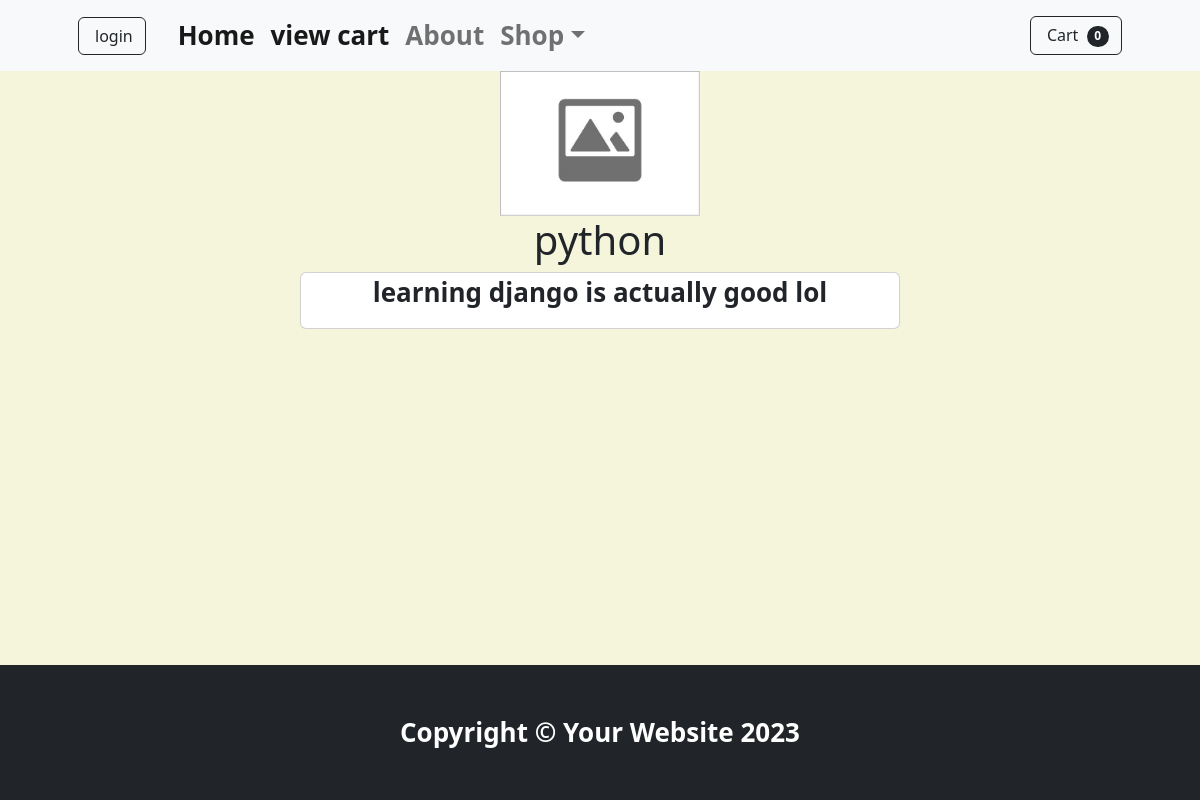
/testapp/post_details/6, run on an earlier commit of the app's database.
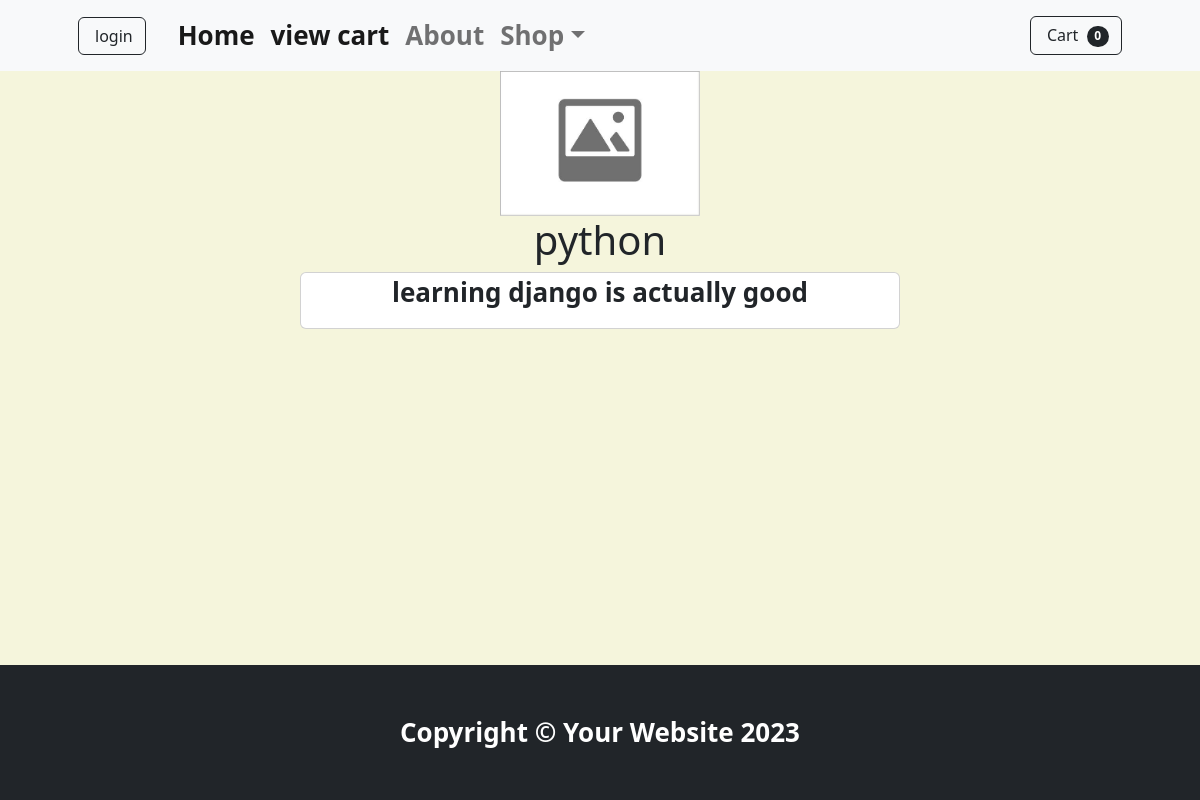
And on a later commit of the database.
### testapp/models.py (models this page shows, shortened)
class Post(models.Model):
    title=models.CharField(max_length=200)
    content=models.TextField()
    created_at=models.DateTimeField(auto_now_add=True)
    image = models.ImageField(upload_to='images/',default='default.jpg')

### testapp/views.py (the view)
# urls.py: path('post_details/<str:id>',views.post_details,name='post_details'),
def post_details(request,id):
    post=Post.objects.get(pk=id)
    data= {
        'post':post
    }
    return render(request,'testapp/post_details.html',data)

### testapp/templates/testapp/post_details.html (shortened to what this page needs)
{% extends 'shopbase.html' %}
{% block content %}
<div class="w-50 mx-auto">
    <div class="d-flex justify-content-center align-items-center">
        <img class="" src="{{post.image.url}}" alt="" width="200">
    </div>
</div>
<div class="w-50 mx-auto">
    <h1 class="text-center">{{post.title}}</h1>
</div>
<div class="card w-50 mx-auto">
        <p class="text-center">{{post.content}}</p>
</div>
{% endblock content %}

### templates/shopbase.html (shortened to what this page needs)
{% include "navbar.html" %}
<main>
{% block content %}{% endblock content %}
</main>
    <footer class="py-5 bg-dark">
        <div class="container"><p class="m-0 text-center text-white">Copyright &copy; Your Website 2023</p></div>
    </footer>

### templates/navbar.html (shortened to what this page needs)
{% extends "layout.html" %}
{% load static %}
{% block customstyle %}<link rel="stylesheet" href="{% static 'css/shopstyles.css' %}"> {% endblock customstyle %}
{% block content %}
        <nav class="navbar navbar-expand-lg navbar-light bg-light">
            <div class="container px-4 px-lg-5">
                {% if request.user.is_authenticated %}
                <a href="{% url 'logoutpage' %}"
                class="btn btn-outline-dark d-inline-flex align-items-center">
                <i class="bi-cart-fill me-1"></i>
                    logout
                </a>
                {% else %}
                <a href="{% url 'loginpage' %}"
                class="btn btn-outline-dark d-inline-flex align-items-center">
                    login
                </a>
                {% endif %}
                <div class="collapse navbar-collapse" id="navbarSupportedContent">
                    <ul class="navbar-nav me-auto mb-2 mb-lg-0 ms-lg-4">
                        <li class="nav-item"><a class="nav-link active" aria-current="page" href="{% url 'home' %}">Home</a></li>
                        <li class="nav-item"><a class="nav-link active" aria-current="page" href="{% url 'cart' %}">view cart</a></li>
                        <li class="nav-item"><a class="nav-link" href="#!">About</a></li>
                        <li class="nav-item dropdown">
                            <a class="nav-link dropdown-toggle" id="navbarDropdown" href="#" role="button" data-bs-toggle="dropdown" aria-expanded="false">Shop</a>
                        </li>
                    </ul>
                    <form class="d-flex">
                        <button class="btn btn-outline-dark" type="submit">
                            Cart
                            <span class="badge bg-dark text-white ms-1 rounded-pill">0</span>
                        </button>
                    </form>
                </div>
            </div>
        </nav>
{% endblock content %}

### templates/layout.html (shortened to what this page needs)
<!DOCTYPE html>
{% load static %}
<html lang="en">
<head>
    <link href="https://cdn.jsdelivr.net/npm/bootstrap@5.3.7/dist/css/bootstrap.min.css" rel="stylesheet">
    {% block customstyle %}{% endblock customstyle %}
    <link rel="stylesheet" href="{% static 'css/style.css' %}">
</head>
<body>
    {% block content %}
    {% endblock content %}
</body>
</html>

### static/css/style.css (style rules this page uses)
* { padding: 0; margin: 0; box-sizing: border-box; }
body { background-color: beige; font-size: 26px; font-weight: bold; }
body { margin: 0; min-height: 100vh; display: flex; flex-direction: column; }
main { flex: 1; }

What changed in the data, as far as the page shows it:
changed Post "python": content "learning django is actually good lol" → "learning django is actually good"
